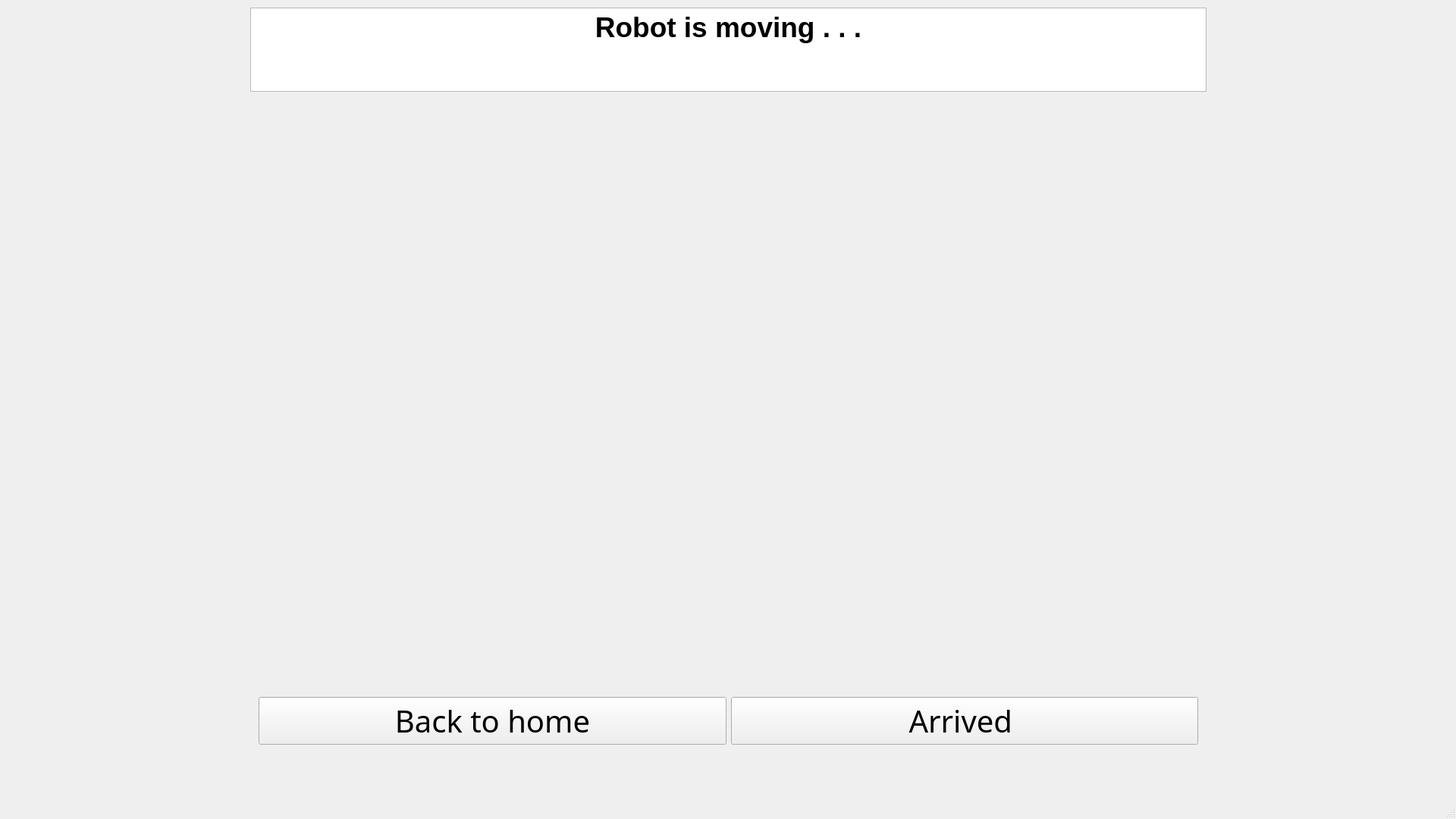
<?xml version="1.0" encoding="UTF-8"?>
<ui version="4.0">
 <class>merry_win</class>
 <widget class="QMainWindow" name="merry_win">
  <property name="geometry">
   <rect>
    <x>0</x>
    <y>0</y>
    <width>1920</width>
    <height>1080</height>
   </rect>
  </property>
  <property name="windowTitle">
   <string>merry_win</string>
  </property>
  <widget class="QWidget" name="centralWidget">
   <widget class="QWidget" name="gridLayoutWidget">
    <property name="geometry">
     <rect>
      <x>330</x>
      <y>890</y>
      <width>1261</width>
      <height>121</height>
     </rect>
    </property>
    <layout class="QGridLayout" name="gridLayout_2">
     <item row="0" column="0">
      <widget class="QPushButton" name="pb_back">
       <property name="font">
        <font>
         <family>Ubuntu Condensed</family>
         <pointsize>30</pointsize>
         <weight>50</weight>
         <bold>false</bold>
        </font>
       </property>
       <property name="toolTip">
        <string>&lt;html&gt;&lt;head/&gt;&lt;body&gt;&lt;p align=&quot;center&quot;&gt;&lt;span style=&quot; font-size:48pt; font-weight:600;&quot;&gt;Deliver&lt;/span&gt;&lt;/p&gt;&lt;/body&gt;&lt;/html&gt;</string>
       </property>
       <property name="text">
        <string>Back to home</string>
       </property>
      </widget>
     </item>
     <item row="0" column="1">
      <widget class="QPushButton" name="pb_arrived">
       <property name="font">
        <font>
         <family>Ubuntu Condensed</family>
         <pointsize>30</pointsize>
         <italic>false</italic>
        </font>
       </property>
       <property name="text">
        <string>Arrived </string>
       </property>
      </widget>
     </item>
    </layout>
   </widget>
   <widget class="QTextEdit" name="textEdit">
    <property name="geometry">
     <rect>
      <x>330</x>
      <y>10</y>
      <width>1261</width>
      <height>111</height>
     </rect>
    </property>
    <property name="font">
     <font>
      <pointsize>18</pointsize>
      <weight>75</weight>
      <bold>true</bold>
     </font>
    </property>
    <property name="html">
     <string>&lt;!DOCTYPE HTML PUBLIC &quot;-//W3C//DTD HTML 4.0//EN&quot; &quot;http://www.w3.org/TR/REC-html40/strict.dtd&quot;&gt;
&lt;html&gt;&lt;head&gt;&lt;meta name=&quot;qrichtext&quot; content=&quot;1&quot; /&gt;&lt;style type=&quot;text/css&quot;&gt;
p, li { white-space: pre-wrap; }
&lt;/style&gt;&lt;/head&gt;&lt;body style=&quot; font-family:'Ubuntu'; font-size:18pt; font-weight:600; font-style:normal;&quot;&gt;
&lt;p align=&quot;center&quot; style=&quot; margin-top:0px; margin-bottom:0px; margin-left:0px; margin-right:0px; -qt-block-indent:0; text-indent:0px;&quot;&gt;&lt;span style=&quot; font-size:28pt;&quot;&gt;Robot is moving . . .&lt;/span&gt;&lt;/p&gt;&lt;/body&gt;&lt;/html&gt;</string>
    </property>
   </widget>
   <widget class="QWidget" name="verticalLayoutWidget">
    <property name="geometry">
     <rect>
      <x>330</x>
      <y>130</y>
      <width>1261</width>
      <height>761</height>
     </rect>
    </property>
    <layout class="QVBoxLayout" name="verticalLayout"/>
   </widget>
  </widget>
  <widget class="QStatusBar" name="statusBar"/>
  <widget class="QMenuBar" name="menuBar">
   <property name="geometry">
    <rect>
     <x>0</x>
     <y>0</y>
     <width>1920</width>
     <height>48</height>
    </rect>
   </property>
  </widget>
 </widget>
 <layoutdefault spacing="6" margin="11"/>
 <resources>
  <include location="../resource/bears.qrc"/>
 </resources>
 <connections/>
</ui>
